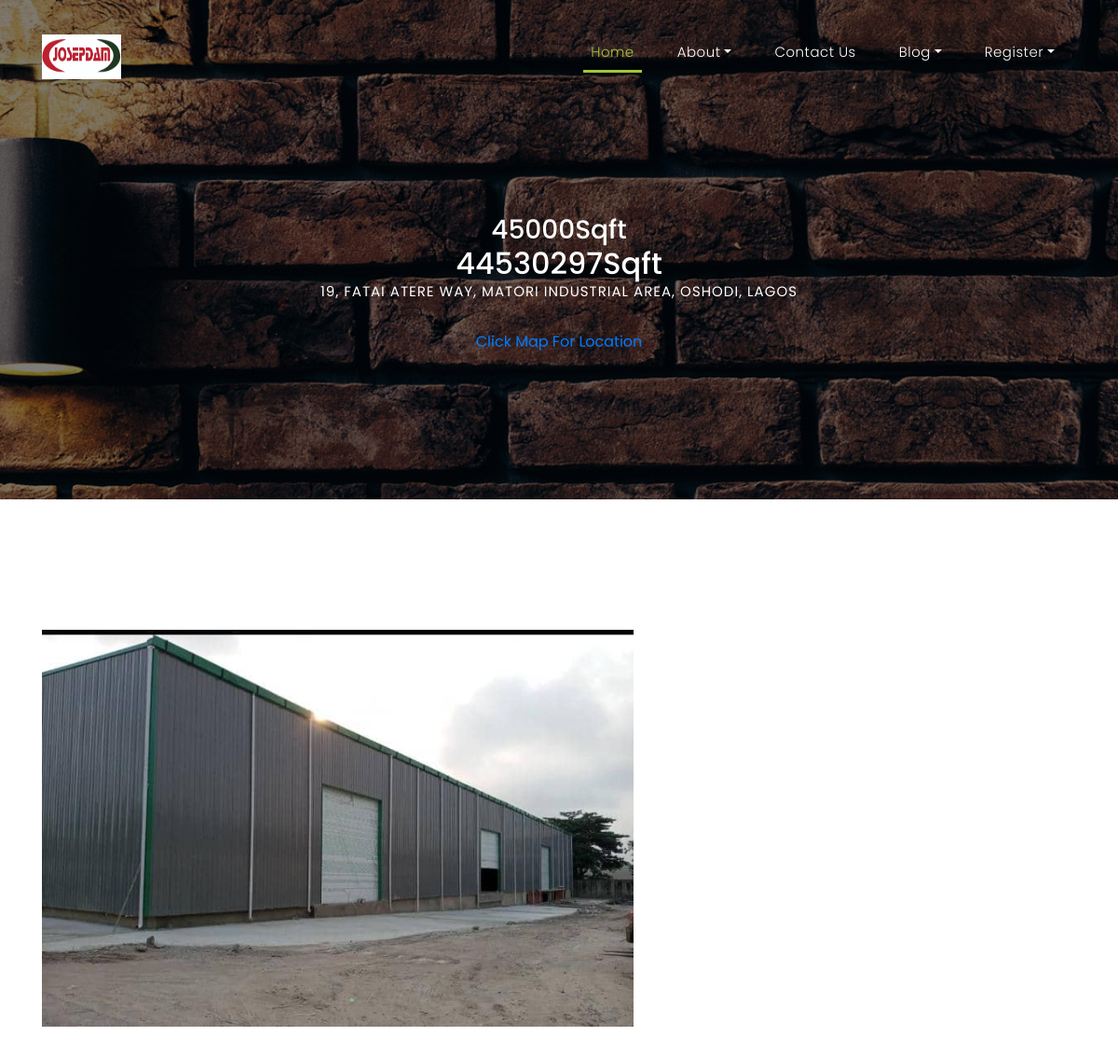
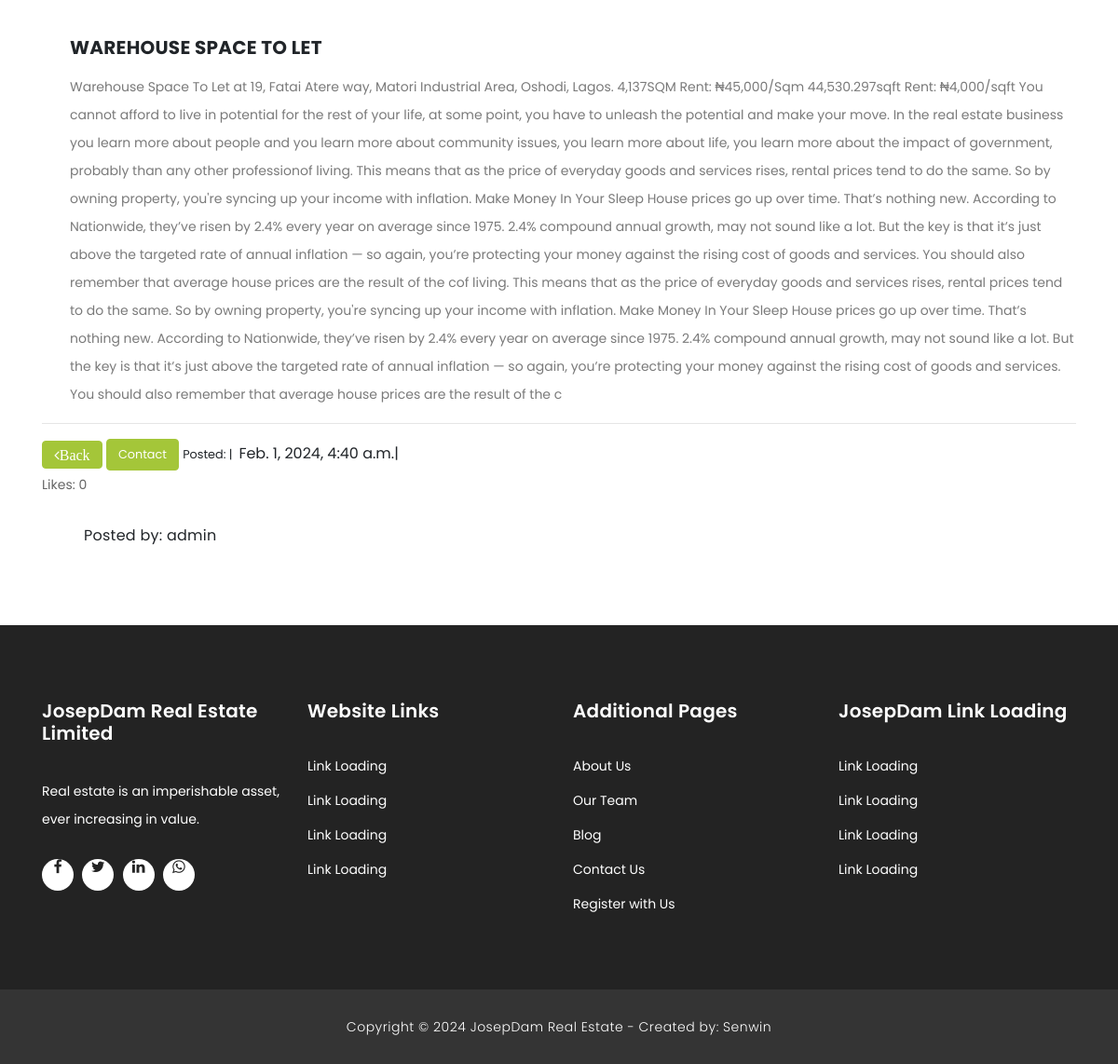
/article/6/, run on the app's committed database (2 pictures, top to bottom).
### josepdam/models.py (models this page shows, shortened)
class ConstructionPost(models.Model):
    title = models.CharField(max_length=255, blank=True, null=True)
    description = models.TextField()
    slug = models.SlugField (max_length=255)
    img = models.ImageField ( upload_to= 'image/')
    publish_date = models.DateTimeField (auto_now_add= True)
    author = models.ForeignKey(User, on_delete=models.CASCADE)
    price = models.IntegerField()
    rent = models.IntegerField()
    location = models.CharField(max_length = 200,blank=True, null=True)
    likes = models.ManyToManyField(User, related_name='blog_posts')
    class Meta:
        ordering =['-publish_date']

### josepdam/views.py (the view, shortened to what this page needs)
# urls.py: path('article/<int:pk>/', ArticleDetailView.as_view(), name="detail"),
class ArticleDetailView(DetailView):
    model = ConstructionPost
    template_name = 'josep/article_detail.html'

### templates/josep/article_detail.html (shortened to what this page needs)
{% extends "base.html" %}
{% load static %}
{% block content%}
    <div class="page-heading header-text">
      <div class="container">
        <div class="row">
          <div class="col-md-12">
              <h3> <small><del></small> <sup></sup>{{ object.rent }}Sqft</h3>
            <h2> <small><del></small> <sup></sup>{{ object.price }}Sqft</h2>
            <span>{{ object.location }}</span><br>
            <a href="https://www.google.com/maps/place/19+Fatai+Atere+Way,+Papa+Ajao,+Lagos+102215,+Lagos/@6.5426072,3.346583,17z/data=!3m1!4b1!4m6!3m5!1s0x103b8ddcceb1bde9:0x7414a521bcbf2a78!8m2!3d6.5426072!4d3.3491579!16s%2Fg%2F11c2cl8dnh?entry=ttu" class="btn btn-blue">Click Map For Location</a>
          </div>
        </div>
      </div>
    </div>
    <div class="services">
      <div class="container">
        <div class="row">
          <div class="col-md-7">
            <div>
              {% if object.img %}
              <img src="{{ object.img.url }}" alt="" class="img-fluid wc-image">
              {% endif %}
            </div> <br>
          </div>
        </div> <br>
        <div class="tabs-content" style="display: block;">
          <h4>{{ object.title }}</h4>
          <p>{{ object.description|truncatechars:9000 }}</p>
        </div> <hr>
        <span>
           <a href="{% url 'home' %}" class="btn btn-primary"><i class="fa fa-angle-left">Back</i></a>
           <a href="{% url 'contact' %}" class="btn btn-primary"y"><small>Contact </small></a>
            <small> Posted:&nbsp;|&nbsp; </small> {{ object.publish_date }}|
          <p>Likes: {{ object.like_set.count }}</p>
        </span>
          <div class="col-lg-3">
            <div class="tabs-content">
              <h4><small>Posted by: {{object.author}}</small></h4>
            </div>
          </div>
        </div>
        <br>
        <br>
        <br>
      </div>
{% endblock %}

### static/assets/css/style.css (style rules this page uses)
body { font-family: 'Poppins', sans-serif; overflow-x: hidden; text-rendering: optimizeLegibility; -webkit-font-smoothing: antialiased; -moz-osx-font-smoothing: grayscale; }
p { margin-bottom: 0px; font-size: 14px; color: #666666; line-height: 30px; }
a { text-decoration: none!important; }
h1,h2,h3,h4,h5,h6 { margin: 0px; }
*, *:before, *:after { -webkit-box-sizing: border-box; box-sizing: border-box; -webkit-font-smoothing: antialiased; -moz-osx-font-smoothing: grayscale; }
.services { margin-top: 140px; }
.btn-primary { border-color: #a4c639; background-color: #a4c639; }
.page-heading { text-align: center; background-image: url(../images/banner-image-1-1920x500.jpg); background-position: center center; background-repeat: no-repeat; background-size: cover; padding: 230px 0px 150px 0px; color: #fff; position: relative; }
.page-heading .container { position: relative; z-index: 2; }
.page-heading:before { content: ''; position: absolute; top: 0; left: 0; right: 0; bottom: 0; background-color: rgba(0,0,0,0.5); z-index: 1; }
.page-heading span { font-size: 15px; text-transform: uppercase; letter-spacing: 1px; color: #fff; display: block; }
.tabs-content { margin-left: 30px; text-align: left; display: inline-block; transition: all 0.3s; }
.tabs-content h4 { font-size: 20px; font-weight: 700; letter-spacing: 0.25px; margin-bottom: 15px; margin-top: 30px; }
.tabs-content p { font-size: 14px; color: #7a7a7a; margin-bottom: 0px; }

### data on the page
ConstructionPost: rent "45000", price "44530297", location "19, FATAI ATERE WAY, MATORI INDUSTRIAL AREA, OSHODI, LAGOS", img (picture), title "WAREHOUSE SPACE TO LET", description "Warehouse Space To Let at 19, Fatai Atere way, Matori Industrial Area, Oshodi, Lagos. 4,137SQM Rent: ₦45,000/Sqm 44,530.297sqft Rent: ₦4,000/sqft You cannot afford to live in potential for the rest of your life, at some point, you have to unleash the potential and make your move. In the real estate business you learn more about people and you learn more about community issues, you learn more about life, you learn more about the impact of government, probably than any other professionof living. This means that as the price of everyday goods and services rises, rental prices tend to do the same. So by owning property, you're syncing up your income with inflation. Make Money In Your Sleep…", publish_date "Feb. 1, 2024, 4:40 a.m.", like_set.count "0", author "admin"
